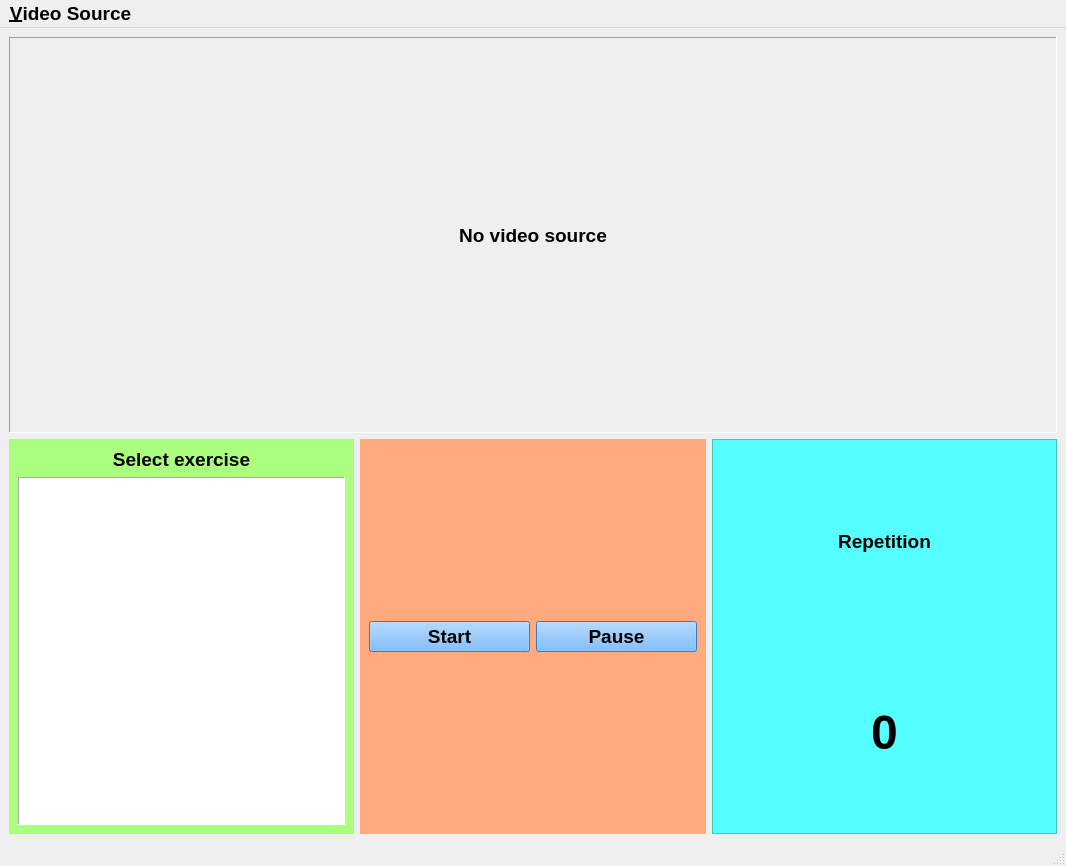
<?xml version="1.0" encoding="UTF-8"?>
<ui version="4.0">
 <class>MainWindow</class>
 <widget class="QMainWindow" name="MainWindow">
  <property name="geometry">
   <rect>
    <x>0</x>
    <y>0</y>
    <width>1066</width>
    <height>866</height>
   </rect>
  </property>
  <property name="font">
   <font>
    <weight>50</weight>
    <bold>false</bold>
    <strikeout>false</strikeout>
   </font>
  </property>
  <property name="windowTitle">
   <string>Exercise Repetition Counter</string>
  </property>
  <property name="styleSheet">
   <string notr="true"/>
  </property>
  <widget class="QWidget" name="centralwidget">
   <property name="sizePolicy">
    <sizepolicy hsizetype="Expanding" vsizetype="Expanding">
     <horstretch>0</horstretch>
     <verstretch>0</verstretch>
    </sizepolicy>
   </property>
   <property name="styleSheet">
    <string notr="true"/>
   </property>
   <layout class="QVBoxLayout" name="verticalLayout_2">
    <item>
     <widget class="QLabel" name="img_frame">
      <property name="sizePolicy">
       <sizepolicy hsizetype="Preferred" vsizetype="Expanding">
        <horstretch>0</horstretch>
        <verstretch>0</verstretch>
       </sizepolicy>
      </property>
      <property name="font">
       <font>
        <pointsize>14</pointsize>
        <weight>75</weight>
        <bold>true</bold>
       </font>
      </property>
      <property name="frameShape">
       <enum>QFrame::Panel</enum>
      </property>
      <property name="frameShadow">
       <enum>QFrame::Sunken</enum>
      </property>
      <property name="text">
       <string>No video source</string>
      </property>
      <property name="alignment">
       <set>Qt::AlignCenter</set>
      </property>
     </widget>
    </item>
    <item>
     <layout class="QHBoxLayout" name="controller_layout">
      <property name="leftMargin">
       <number>0</number>
      </property>
      <property name="rightMargin">
       <number>0</number>
      </property>
      <item>
       <widget class="QFrame" name="controller_left_layout">
        <property name="styleSheet">
         <string notr="true">background-color: rgb(170, 255, 127);</string>
        </property>
        <layout class="QVBoxLayout" name="verticalLayout">
         <item>
          <widget class="QLabel" name="label">
           <property name="font">
            <font>
             <pointsize>14</pointsize>
             <weight>75</weight>
             <bold>true</bold>
            </font>
           </property>
           <property name="text">
            <string>Select exercise</string>
           </property>
           <property name="alignment">
            <set>Qt::AlignCenter</set>
           </property>
          </widget>
         </item>
         <item>
          <widget class="QListWidget" name="exercise_list">
           <property name="sizePolicy">
            <sizepolicy hsizetype="Minimum" vsizetype="Expanding">
             <horstretch>0</horstretch>
             <verstretch>0</verstretch>
            </sizepolicy>
           </property>
           <property name="font">
            <font>
             <pointsize>14</pointsize>
             <weight>75</weight>
             <bold>true</bold>
            </font>
           </property>
           <property name="styleSheet">
            <string notr="true">background-color: rgb(255, 255, 255);</string>
           </property>
           <property name="frameShape">
            <enum>QFrame::Panel</enum>
           </property>
          </widget>
         </item>
        </layout>
       </widget>
      </item>
      <item>
       <widget class="QFrame" name="controller_mid_layout">
        <property name="styleSheet">
         <string notr="true">background-color: rgb(255, 170, 127);</string>
        </property>
        <layout class="QHBoxLayout" name="horizontalLayout_2">
         <property name="sizeConstraint">
          <enum>QLayout::SetDefaultConstraint</enum>
         </property>
         <item>
          <widget class="QPushButton" name="start_button">
           <property name="sizePolicy">
            <sizepolicy hsizetype="Preferred" vsizetype="Fixed">
             <horstretch>0</horstretch>
             <verstretch>0</verstretch>
            </sizepolicy>
           </property>
           <property name="font">
            <font>
             <pointsize>14</pointsize>
             <weight>75</weight>
             <bold>true</bold>
            </font>
           </property>
           <property name="styleSheet">
            <string notr="true">background-color: rgb(85, 170, 255);</string>
           </property>
           <property name="text">
            <string>Start</string>
           </property>
           <property name="flat">
            <bool>false</bool>
           </property>
          </widget>
         </item>
         <item>
          <widget class="QPushButton" name="toggle_pause_button">
           <property name="sizePolicy">
            <sizepolicy hsizetype="Preferred" vsizetype="Fixed">
             <horstretch>0</horstretch>
             <verstretch>0</verstretch>
            </sizepolicy>
           </property>
           <property name="font">
            <font>
             <pointsize>14</pointsize>
             <weight>75</weight>
             <bold>true</bold>
            </font>
           </property>
           <property name="styleSheet">
            <string notr="true">background-color: rgb(85, 170, 255);</string>
           </property>
           <property name="text">
            <string>Pause</string>
           </property>
          </widget>
         </item>
        </layout>
       </widget>
      </item>
      <item>
       <widget class="QFrame" name="controller_right_layout">
        <property name="sizePolicy">
         <sizepolicy hsizetype="Preferred" vsizetype="Preferred">
          <horstretch>0</horstretch>
          <verstretch>0</verstretch>
         </sizepolicy>
        </property>
        <property name="styleSheet">
         <string notr="true">background-color: rgb(85, 255, 255);</string>
        </property>
        <property name="frameShape">
         <enum>QFrame::StyledPanel</enum>
        </property>
        <property name="frameShadow">
         <enum>QFrame::Sunken</enum>
        </property>
        <layout class="QVBoxLayout" name="verticalLayout_5">
         <item>
          <widget class="QLabel" name="label_2">
           <property name="sizePolicy">
            <sizepolicy hsizetype="Preferred" vsizetype="Preferred">
             <horstretch>0</horstretch>
             <verstretch>0</verstretch>
            </sizepolicy>
           </property>
           <property name="font">
            <font>
             <pointsize>14</pointsize>
             <weight>75</weight>
             <bold>true</bold>
            </font>
           </property>
           <property name="text">
            <string>Repetition</string>
           </property>
           <property name="alignment">
            <set>Qt::AlignCenter</set>
           </property>
          </widget>
         </item>
         <item>
          <widget class="QLabel" name="rep_count_label">
           <property name="sizePolicy">
            <sizepolicy hsizetype="Preferred" vsizetype="Preferred">
             <horstretch>0</horstretch>
             <verstretch>0</verstretch>
            </sizepolicy>
           </property>
           <property name="font">
            <font>
             <pointsize>36</pointsize>
             <weight>75</weight>
             <bold>true</bold>
            </font>
           </property>
           <property name="frameShape">
            <enum>QFrame::NoFrame</enum>
           </property>
           <property name="frameShadow">
            <enum>QFrame::Plain</enum>
           </property>
           <property name="text">
            <string>0</string>
           </property>
           <property name="alignment">
            <set>Qt::AlignCenter</set>
           </property>
          </widget>
         </item>
        </layout>
       </widget>
      </item>
     </layout>
    </item>
    <item>
     <layout class="QVBoxLayout" name="plotLayout">
      <property name="spacing">
       <number>7</number>
      </property>
      <property name="bottomMargin">
       <number>1</number>
      </property>
     </layout>
    </item>
   </layout>
  </widget>
  <widget class="QMenuBar" name="menubar">
   <property name="geometry">
    <rect>
     <x>0</x>
     <y>0</y>
     <width>1066</width>
     <height>37</height>
    </rect>
   </property>
   <property name="font">
    <font>
     <pointsize>14</pointsize>
     <weight>75</weight>
     <italic>false</italic>
     <bold>true</bold>
     <underline>false</underline>
    </font>
   </property>
   <widget class="QMenu" name="menuFile">
    <property name="font">
     <font>
      <family>Segoe UI</family>
      <pointsize>9</pointsize>
      <weight>50</weight>
      <bold>false</bold>
     </font>
    </property>
    <property name="title">
     <string>&amp;Video Source</string>
    </property>
    <addaction name="action_open_video"/>
    <addaction name="action_camera_source"/>
   </widget>
   <addaction name="menuFile"/>
  </widget>
  <widget class="QStatusBar" name="statusbar"/>
  <action name="action_open_video">
   <property name="text">
    <string>Video clip</string>
   </property>
   <property name="font">
    <font>
     <pointsize>14</pointsize>
    </font>
   </property>
  </action>
  <action name="action_camera_source">
   <property name="text">
    <string>Camera</string>
   </property>
   <property name="font">
    <font>
     <pointsize>14</pointsize>
    </font>
   </property>
  </action>
 </widget>
 <resources/>
 <connections/>
</ui>
